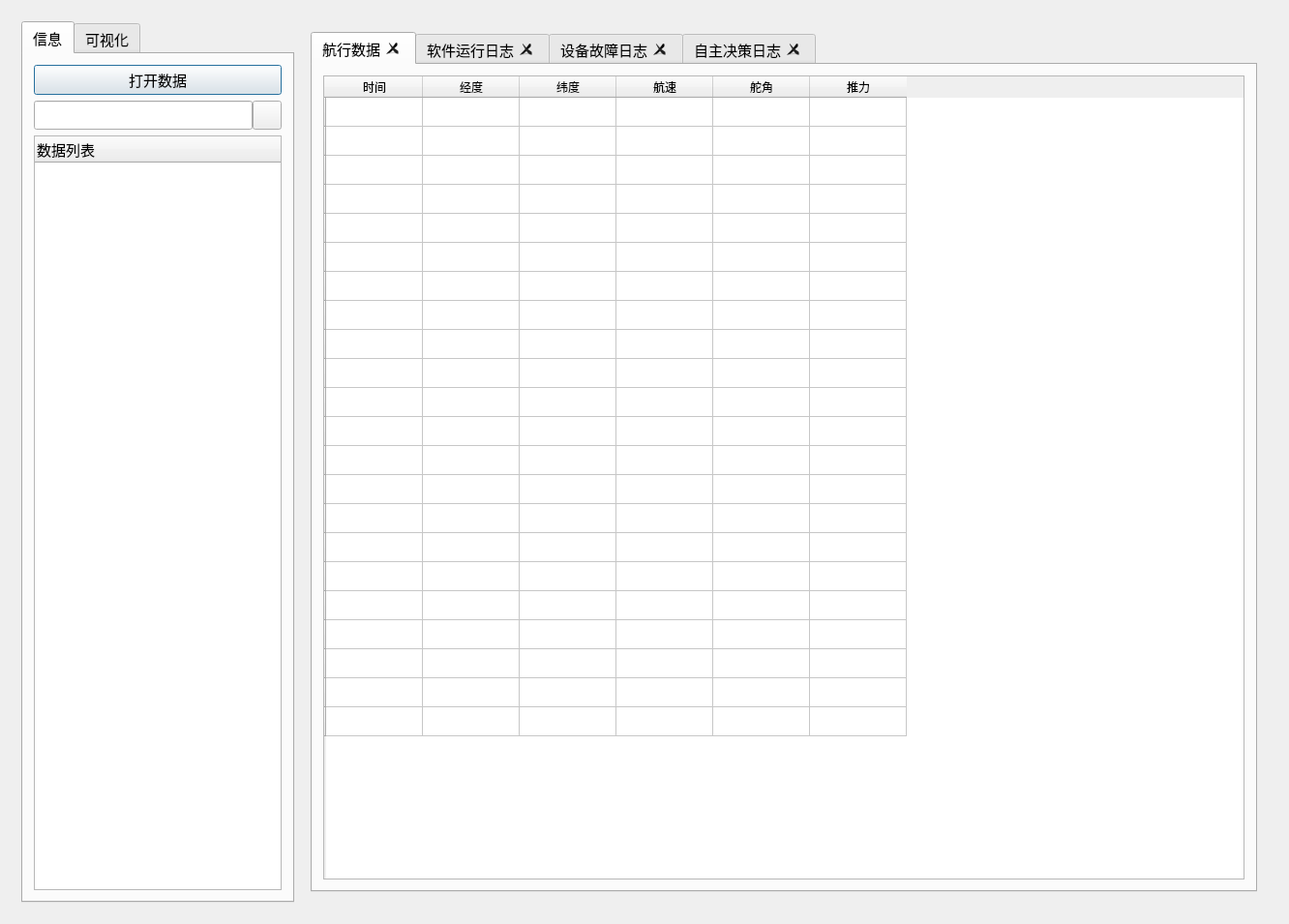
<?xml version="1.0" encoding="UTF-8"?>
<ui version="4.0">
 <class>DataQueryDialogClass</class>
 <widget class="QDialog" name="DataQueryDialogClass">
  <property name="geometry">
   <rect>
    <x>0</x>
    <y>0</y>
    <width>1332</width>
    <height>955</height>
   </rect>
  </property>
  <property name="font">
   <font>
    <family>黑体</family>
    <pointsize>12</pointsize>
   </font>
  </property>
  <property name="windowTitle">
   <string>数据查询</string>
  </property>
  <property name="windowIcon">
   <iconset resource="auvshorecontrol.qrc">
    <normaloff>:/icon/dataquery/icon/dataquery/a-4-2yuyan-yuyanyuanguanli.png</normaloff>:/icon/dataquery/icon/dataquery/a-4-2yuyan-yuyanyuanguanli.png</iconset>
  </property>
  <layout class="QHBoxLayout" name="horizontalLayout_2" stretch="0">
   <item>
    <widget class="QWidget" name="widget_2" native="true">
     <layout class="QFormLayout" name="formLayout_3">
      <item row="0" column="0">
       <widget class="QTabWidget" name="tabWidget_dataList">
        <property name="font">
         <font>
          <family>黑体</family>
          <pointsize>11</pointsize>
         </font>
        </property>
        <property name="currentIndex">
         <number>0</number>
        </property>
        <widget class="QWidget" name="tab_5">
         <attribute name="title">
          <string>信息</string>
         </attribute>
         <layout class="QVBoxLayout" name="verticalLayout_2">
          <item>
           <layout class="QVBoxLayout" name="verticalLayout">
            <item>
             <widget class="QPushButton" name="btn_openData">
              <property name="minimumSize">
               <size>
                <width>0</width>
                <height>30</height>
               </size>
              </property>
              <property name="text">
               <string>打开数据</string>
              </property>
             </widget>
            </item>
            <item>
             <layout class="QHBoxLayout" name="horizontalLayout">
              <property name="spacing">
               <number>0</number>
              </property>
              <item>
               <widget class="QLineEdit" name="lineEdit_fileSearch">
                <property name="minimumSize">
                 <size>
                  <width>0</width>
                  <height>30</height>
                 </size>
                </property>
               </widget>
              </item>
              <item>
               <widget class="QPushButton" name="btn_search">
                <property name="minimumSize">
                 <size>
                  <width>30</width>
                  <height>30</height>
                 </size>
                </property>
                <property name="maximumSize">
                 <size>
                  <width>30</width>
                  <height>30</height>
                 </size>
                </property>
                <property name="text">
                 <string/>
                </property>
                <property name="icon">
                 <iconset resource="auvshorecontrol.qrc">
                  <normaloff>:/icon/dataquery/icon/dataquery/chazhao_3.png</normaloff>:/icon/dataquery/icon/dataquery/chazhao_3.png</iconset>
                </property>
               </widget>
              </item>
             </layout>
            </item>
           </layout>
          </item>
          <item>
           <widget class="QTreeWidget" name="treeWidget">
            <column>
             <property name="text">
              <string>数据列表</string>
             </property>
            </column>
           </widget>
          </item>
         </layout>
        </widget>
        <widget class="QWidget" name="tab_6">
         <attribute name="title">
          <string>可视化</string>
         </attribute>
         <layout class="QGridLayout" name="gridLayout_5">
          <item row="0" column="0">
           <layout class="QVBoxLayout" name="verticalLayout_4" stretch="1,2">
            <item>
             <layout class="QVBoxLayout" name="verticalLayout_3">
              <item>
               <widget class="QPushButton" name="btn_missionReplay">
                <property name="text">
                 <string>使命回放</string>
                </property>
               </widget>
              </item>
              <item>
               <widget class="QPushButton" name="btn_temperature">
                <property name="text">
                 <string>温度数据</string>
                </property>
               </widget>
              </item>
              <item>
               <widget class="QPushButton" name="btn_salinity">
                <property name="text">
                 <string>盐度数据</string>
                </property>
               </widget>
              </item>
              <item>
               <widget class="QPushButton" name="btn_depth">
                <property name="text">
                 <string>深度数据</string>
                </property>
               </widget>
              </item>
              <item>
               <widget class="QPushButton" name="btn_sonar">
                <property name="text">
                 <string>前视声纳</string>
                </property>
               </widget>
              </item>
              <item>
               <widget class="QPushButton" name="btn_communicateStaus">
                <property name="text">
                 <string>通信状态</string>
                </property>
               </widget>
              </item>
             </layout>
            </item>
            <item>
             <spacer name="verticalSpacer">
              <property name="orientation">
               <enum>Qt::Vertical</enum>
              </property>
              <property name="sizeHint" stdset="0">
               <size>
                <width>20</width>
                <height>40</height>
               </size>
              </property>
             </spacer>
            </item>
           </layout>
          </item>
         </layout>
        </widget>
       </widget>
      </item>
      <item row="0" column="1">
       <widget class="QStackedWidget" name="stackedWidget_dataQuery">
        <property name="currentIndex">
         <number>0</number>
        </property>
        <widget class="QWidget" name="page">
         <layout class="QGridLayout" name="gridLayout_2">
          <item row="0" column="0">
           <widget class="QTabWidget" name="tabWidget">
            <property name="font">
             <font>
              <family>宋体</family>
              <pointsize>11</pointsize>
             </font>
            </property>
            <property name="currentIndex">
             <number>0</number>
            </property>
            <property name="tabsClosable">
             <bool>true</bool>
            </property>
            <property name="movable">
             <bool>true</bool>
            </property>
            <widget class="QWidget" name="tab">
             <attribute name="title">
              <string>航行数据</string>
             </attribute>
             <layout class="QGridLayout" name="gridLayout">
              <item row="0" column="0">
               <widget class="QTableWidget" name="tableWidget">
                <row>
                 <property name="text">
                  <string/>
                 </property>
                </row>
                <row>
                 <property name="text">
                  <string/>
                 </property>
                </row>
                <row>
                 <property name="text">
                  <string/>
                 </property>
                </row>
                <row>
                 <property name="text">
                  <string/>
                 </property>
                </row>
                <row>
                 <property name="text">
                  <string/>
                 </property>
                </row>
                <row>
                 <property name="text">
                  <string/>
                 </property>
                </row>
                <row>
                 <property name="text">
                  <string/>
                 </property>
                </row>
                <row>
                 <property name="text">
                  <string/>
                 </property>
                </row>
                <row>
                 <property name="text">
                  <string/>
                 </property>
                </row>
                <row>
                 <property name="text">
                  <string/>
                 </property>
                </row>
                <row>
                 <property name="text">
                  <string/>
                 </property>
                </row>
                <row>
                 <property name="text">
                  <string/>
                 </property>
                </row>
                <row>
                 <property name="text">
                  <string/>
                 </property>
                </row>
                <row>
                 <property name="text">
                  <string/>
                 </property>
                </row>
                <row>
                 <property name="text">
                  <string/>
                 </property>
                </row>
                <row>
                 <property name="text">
                  <string/>
                 </property>
                </row>
                <row>
                 <property name="text">
                  <string/>
                 </property>
                </row>
                <row>
                 <property name="text">
                  <string/>
                 </property>
                </row>
                <row>
                 <property name="text">
                  <string/>
                 </property>
                </row>
                <row>
                 <property name="text">
                  <string/>
                 </property>
                </row>
                <row>
                 <property name="text">
                  <string/>
                 </property>
                </row>
                <row>
                 <property name="text">
                  <string/>
                 </property>
                </row>
                <column>
                 <property name="text">
                  <string>时间</string>
                 </property>
                </column>
                <column>
                 <property name="text">
                  <string>经度</string>
                 </property>
                </column>
                <column>
                 <property name="text">
                  <string>纬度</string>
                 </property>
                </column>
                <column>
                 <property name="text">
                  <string>航速</string>
                 </property>
                </column>
                <column>
                 <property name="text">
                  <string>舵角</string>
                 </property>
                </column>
                <column>
                 <property name="text">
                  <string>推力</string>
                 </property>
                </column>
                <item row="0" column="0">
                 <property name="text">
                  <string/>
                 </property>
                </item>
                <item row="0" column="1">
                 <property name="text">
                  <string/>
                 </property>
                </item>
                <item row="0" column="2">
                 <property name="text">
                  <string/>
                 </property>
                </item>
               </widget>
              </item>
             </layout>
            </widget>
            <widget class="QWidget" name="tab_3">
             <attribute name="title">
              <string>软件运行日志</string>
             </attribute>
             <layout class="QFormLayout" name="formLayout_2">
              <item row="0" column="0" colspan="2">
               <widget class="QListWidget" name="listWidget">
                <item>
                 <property name="text">
                  <string>1</string>
                 </property>
                </item>
                <item>
                 <property name="text">
                  <string>2</string>
                 </property>
                </item>
                <item>
                 <property name="text">
                  <string/>
                 </property>
                </item>
                <item>
                 <property name="text">
                  <string/>
                 </property>
                </item>
                <item>
                 <property name="text">
                  <string/>
                 </property>
                </item>
                <item>
                 <property name="text">
                  <string/>
                 </property>
                </item>
                <item>
                 <property name="text">
                  <string/>
                 </property>
                </item>
                <item>
                 <property name="text">
                  <string/>
                 </property>
                </item>
                <item>
                 <property name="text">
                  <string/>
                 </property>
                </item>
                <item>
                 <property name="text">
                  <string/>
                 </property>
                </item>
                <item>
                 <property name="text">
                  <string/>
                 </property>
                </item>
               </widget>
              </item>
             </layout>
            </widget>
            <widget class="QWidget" name="tab_2">
             <attribute name="title">
              <string>设备故障日志</string>
             </attribute>
             <widget class="QListWidget" name="listWidget_2">
              <property name="geometry">
               <rect>
                <x>9</x>
                <y>9</y>
                <width>256</width>
                <height>192</height>
               </rect>
              </property>
              <item>
               <property name="text">
                <string>1</string>
               </property>
              </item>
              <item>
               <property name="text">
                <string>2</string>
               </property>
              </item>
              <item>
               <property name="text">
                <string/>
               </property>
              </item>
              <item>
               <property name="text">
                <string/>
               </property>
              </item>
              <item>
               <property name="text">
                <string/>
               </property>
              </item>
              <item>
               <property name="text">
                <string/>
               </property>
              </item>
              <item>
               <property name="text">
                <string/>
               </property>
              </item>
              <item>
               <property name="text">
                <string/>
               </property>
              </item>
              <item>
               <property name="text">
                <string/>
               </property>
              </item>
              <item>
               <property name="text">
                <string/>
               </property>
              </item>
              <item>
               <property name="text">
                <string/>
               </property>
              </item>
             </widget>
            </widget>
            <widget class="QWidget" name="tab_4">
             <attribute name="title">
              <string>自主决策日志</string>
             </attribute>
             <layout class="QFormLayout" name="formLayout_4">
              <item row="0" column="0" colspan="2">
               <widget class="QListWidget" name="listWidget_3">
                <item>
                 <property name="text">
                  <string>1</string>
                 </property>
                </item>
                <item>
                 <property name="text">
                  <string>2</string>
                 </property>
                </item>
                <item>
                 <property name="text">
                  <string/>
                 </property>
                </item>
                <item>
                 <property name="text">
                  <string/>
                 </property>
                </item>
                <item>
                 <property name="text">
                  <string/>
                 </property>
                </item>
                <item>
                 <property name="text">
                  <string/>
                 </property>
                </item>
                <item>
                 <property name="text">
                  <string/>
                 </property>
                </item>
                <item>
                 <property name="text">
                  <string/>
                 </property>
                </item>
                <item>
                 <property name="text">
                  <string/>
                 </property>
                </item>
                <item>
                 <property name="text">
                  <string/>
                 </property>
                </item>
                <item>
                 <property name="text">
                  <string/>
                 </property>
                </item>
               </widget>
              </item>
             </layout>
            </widget>
           </widget>
          </item>
         </layout>
        </widget>
        <widget class="QWidget" name="page_2">
         <layout class="QGridLayout" name="gridLayout_3">
          <item row="0" column="0">
           <widget class="QTabWidget" name="stackedWidget_dataQuery_2">
            <property name="font">
             <font>
              <family>黑体</family>
              <pointsize>11</pointsize>
             </font>
            </property>
            <property name="currentIndex">
             <number>0</number>
            </property>
            <widget class="QWidget" name="tab_7">
             <attribute name="title">
              <string>使命回放</string>
             </attribute>
             <layout class="QGridLayout" name="gridLayout_6">
              <item row="0" column="0" colspan="2">
               <widget class="QFrame" name="frame_2">
                <property name="frameShape">
                 <enum>QFrame::StyledPanel</enum>
                </property>
                <property name="frameShadow">
                 <enum>QFrame::Raised</enum>
                </property>
                <layout class="QHBoxLayout" name="horizontalLayout_4">
                 <item>
                  <widget class="QPushButton" name="btn_missionStart">
                   <property name="minimumSize">
                    <size>
                     <width>30</width>
                     <height>30</height>
                    </size>
                   </property>
                   <property name="text">
                    <string/>
                   </property>
                   <property name="icon">
                    <iconset resource="auvshorecontrol.qrc">
                     <normaloff>:/icon/dataquery/icon/dataquery/bofang.png</normaloff>:/icon/dataquery/icon/dataquery/bofang.png</iconset>
                   </property>
                  </widget>
                 </item>
                 <item>
                  <widget class="QPushButton" name="btn_fastForward">
                   <property name="minimumSize">
                    <size>
                     <width>30</width>
                     <height>30</height>
                    </size>
                   </property>
                   <property name="text">
                    <string/>
                   </property>
                   <property name="icon">
                    <iconset resource="auvshorecontrol.qrc">
                     <normaloff>:/icon/dataquery/icon/dataquery/bg-backward.png</normaloff>:/icon/dataquery/icon/dataquery/bg-backward.png</iconset>
                   </property>
                  </widget>
                 </item>
                 <item>
                  <widget class="QPushButton" name="btn_rewind">
                   <property name="minimumSize">
                    <size>
                     <width>30</width>
                     <height>30</height>
                    </size>
                   </property>
                   <property name="text">
                    <string/>
                   </property>
                   <property name="icon">
                    <iconset resource="auvshorecontrol.qrc">
                     <normaloff>:/icon/dataquery/icon/dataquery/bg-forward.png</normaloff>:/icon/dataquery/icon/dataquery/bg-forward.png</iconset>
                   </property>
                  </widget>
                 </item>
                 <item>
                  <widget class="QSlider" name="slider_mission">
                   <property name="orientation">
                    <enum>Qt::Horizontal</enum>
                   </property>
                  </widget>
                 </item>
                 <item>
                  <widget class="QLabel" name="label">
                   <property name="text">
                    <string>11：35：26</string>
                   </property>
                  </widget>
                 </item>
                </layout>
               </widget>
              </item>
              <item row="1" column="0">
               <widget class="QGraphicsView" name="graphicsView"/>
              </item>
              <item row="1" column="1">
               <widget class="QGroupBox" name="groupBox">
                <property name="minimumSize">
                 <size>
                  <width>200</width>
                  <height>0</height>
                 </size>
                </property>
                <property name="maximumSize">
                 <size>
                  <width>16777215</width>
                  <height>16777215</height>
                 </size>
                </property>
                <property name="title">
                 <string>设备信息</string>
                </property>
               </widget>
              </item>
              <item row="2" column="0" colspan="2">
               <widget class="QFrame" name="frame_4">
                <property name="font">
                 <font>
                  <family>黑体</family>
                  <pointsize>11</pointsize>
                 </font>
                </property>
                <property name="frameShape">
                 <enum>QFrame::StyledPanel</enum>
                </property>
                <property name="frameShadow">
                 <enum>QFrame::Raised</enum>
                </property>
                <layout class="QHBoxLayout" name="horizontalLayout_6">
                 <item>
                  <widget class="QPushButton" name="btn_track">
                   <property name="text">
                    <string>轨迹</string>
                   </property>
                  </widget>
                 </item>
                 <item>
                  <widget class="QPushButton" name="pushButton_21">
                   <property name="text">
                    <string>关键点</string>
                   </property>
                  </widget>
                 </item>
                 <item>
                  <widget class="QPushButton" name="pushButton_22">
                   <property name="text">
                    <string>路径</string>
                   </property>
                  </widget>
                 </item>
                 <item>
                  <widget class="QPushButton" name="pushButton_23">
                   <property name="text">
                    <string>经纬度</string>
                   </property>
                  </widget>
                 </item>
                 <item>
                  <widget class="QPushButton" name="pushButton_24">
                   <property name="text">
                    <string>航向</string>
                   </property>
                  </widget>
                 </item>
                 <item>
                  <spacer name="horizontalSpacer_2">
                   <property name="orientation">
                    <enum>Qt::Horizontal</enum>
                   </property>
                   <property name="sizeHint" stdset="0">
                    <size>
                     <width>40</width>
                     <height>20</height>
                    </size>
                   </property>
                  </spacer>
                 </item>
                </layout>
               </widget>
              </item>
             </layout>
            </widget>
            <widget class="QWidget" name="tab_8">
             <attribute name="title">
              <string>温度数据</string>
             </attribute>
             <layout class="QGridLayout" name="gridLayout_7">
              <item row="0" column="0">
               <widget class="QGraphicsView" name="graphicsView_2"/>
              </item>
              <item row="0" column="1" rowspan="2">
               <widget class="QGraphicsView" name="graphicsView_3"/>
              </item>
              <item row="1" column="0" rowspan="2">
               <widget class="QGraphicsView" name="graphicsView_4"/>
              </item>
              <item row="2" column="1">
               <widget class="QGraphicsView" name="graphicsView_5"/>
              </item>
             </layout>
            </widget>
            <widget class="QWidget" name="tab_10">
             <attribute name="title">
              <string>盐度数据</string>
             </attribute>
            </widget>
            <widget class="QWidget" name="tab_11">
             <attribute name="title">
              <string>深度数据</string>
             </attribute>
            </widget>
            <widget class="QWidget" name="tab_9">
             <attribute name="title">
              <string>前视声纳</string>
             </attribute>
             <layout class="QGridLayout" name="gridLayout_8">
              <item row="0" column="0">
               <layout class="QVBoxLayout" name="verticalLayout_5" stretch="9,1">
                <item>
                 <widget class="QLabel" name="label_2">
                  <property name="text">
                   <string/>
                  </property>
                  <property name="pixmap">
                   <pixmap resource="auvshorecontrol.qrc">:/icon/monitor/icon/monitor/shebeizhuangtai-yunhang.png</pixmap>
                  </property>
                  <property name="alignment">
                   <set>Qt::AlignCenter</set>
                  </property>
                 </widget>
                </item>
                <item>
                 <widget class="QFrame" name="frame_3">
                  <property name="frameShape">
                   <enum>QFrame::StyledPanel</enum>
                  </property>
                  <property name="frameShadow">
                   <enum>QFrame::Raised</enum>
                  </property>
                  <layout class="QHBoxLayout" name="horizontalLayout_5">
                   <item>
                    <widget class="QPushButton" name="pushButton_17">
                     <property name="text">
                      <string/>
                     </property>
                    </widget>
                   </item>
                   <item>
                    <widget class="QPushButton" name="pushButton_18">
                     <property name="text">
                      <string/>
                     </property>
                    </widget>
                   </item>
                   <item>
                    <widget class="QPushButton" name="pushButton_19">
                     <property name="text">
                      <string/>
                     </property>
                    </widget>
                   </item>
                   <item>
                    <widget class="QSlider" name="horizontalSlider_2">
                     <property name="orientation">
                      <enum>Qt::Horizontal</enum>
                     </property>
                    </widget>
                   </item>
                   <item>
                    <widget class="QLabel" name="label_3">
                     <property name="text">
                      <string>11：35：26</string>
                     </property>
                    </widget>
                   </item>
                  </layout>
                 </widget>
                </item>
               </layout>
              </item>
             </layout>
            </widget>
            <widget class="QWidget" name="tab_12">
             <attribute name="title">
              <string>通信状态</string>
             </attribute>
            </widget>
           </widget>
          </item>
         </layout>
        </widget>
        <widget class="QWidget" name="page_4">
         <layout class="QGridLayout" name="gridLayout_4"/>
        </widget>
        <widget class="QWidget" name="page_3">
         <layout class="QFormLayout" name="formLayout"/>
        </widget>
       </widget>
      </item>
     </layout>
    </widget>
   </item>
  </layout>
 </widget>
 <layoutdefault spacing="6" margin="11"/>
 <resources>
  <include location="auvshorecontrol.qrc"/>
 </resources>
 <connections/>
</ui>
